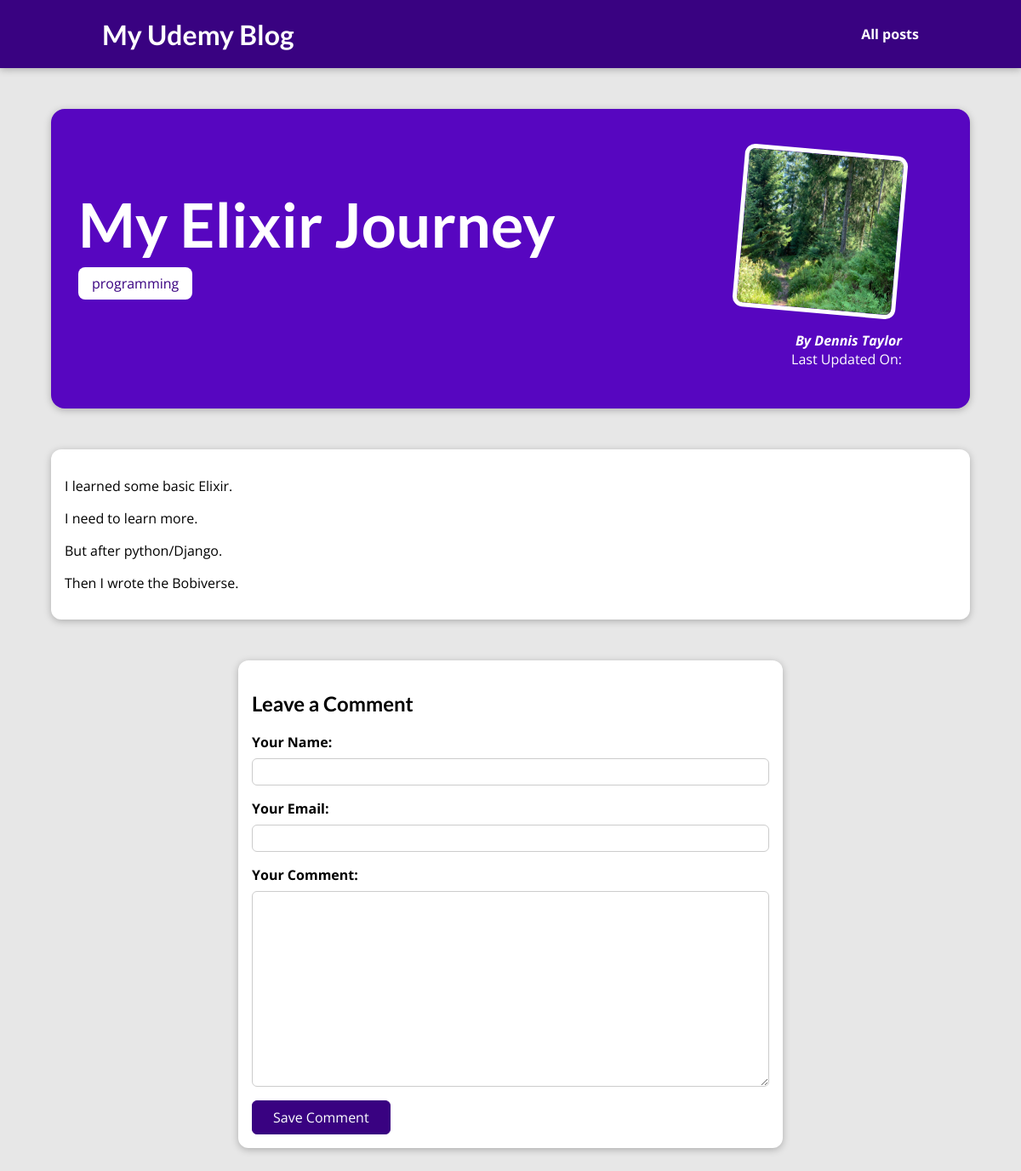
Page /blog/posts/my-elixir-journey/ on the committed database.
### blog/models.py (models this page shows, shortened)
class Post(models.Model):
    title = models.CharField(max_length=150)
    slug = models.SlugField(max_length=150, unique=True, db_index=True)
    image = models.ImageField(upload_to="posts", null=True)
    date = models.DateField(auto_now=True)
    excerpt = models.TextField()  # could just be a longer CharField
    content = models.TextField()
    author = models.ForeignKey(Author, on_delete=models.CASCADE, related_name="posts")
    tags = models.ManyToManyField(Tag, related_name="posts")

class Tag(models.Model):
    caption = models.CharField(max_length=50)

class Author(models.Model):
    first_name = models.CharField(max_length=150, null=True)
    last_name = models.CharField(max_length=150)
    email = models.EmailField()
    def __str__(self):
        return self.full_name()
    def full_name(self):
        return " ".join([self.first_name, self.last_name])

### blog/views.py (the view, shortened to what this page needs)
# urls.py: path("posts/<slug:slug>/", views.PostDetailView.as_view(), name="post_detail"),
class PostDetailView(View):
    def get(self, request, slug=None):
        post = Post.objects.get(slug=slug)
        context = {
            "post": post,
            "comment_form": CommentForm(),
        }
        return render(request, "blog/post-detail.html", context)

### blog/forms.py
class CommentForm(forms.ModelForm):
    class Meta:
        model = Comment
        fields = ["user_name", "user_email", "text"]
        labels = {
            "user_name": "Your Name",
            "user_email": "Your Email",
            "text": "Your Comment",
        }

### blog/templates/blog/post-detail.html (shortened to what this page needs)
{% extends "base.html" %}
{% load static %}
{% block stylesheets %}
    <link rel="stylesheet" href="{% static "blog/post-detail.css" %}">
{% endblock %}
{% block content %}
    <section id="summary">
        <h2>{{ post.title }}</h2>
        <div>
            {% for tag in post.tags.all %}
                <span class="tag">{{ tag.caption }}</span>
            {% endfor %}
        </div>
        <article>
            <img src="{{ post.image.url }}" alt="{{ post.title }}">
            <address>By <a href="mailto:{{ post.author.email }}">{{ post.author }}</a></address>
            <div>Last Updated On:
            </div>
        </article>
    </section>
    <main>
        <p>{{ post.content|linebreaks }}</p>
    </main>
    <section id="comment-form">
        <h2>Leave a Comment</h2>
        <form action="{% url "post_detail" post.slug %}" method="POST">
            {% for field in comment_form %}
                <div class="form-control">
                    {{ field.label_tag }}
                    {{ field }}
                </div>
            {% endfor %}
            <button type="submit">Save Comment</button>
        </form>
    </section>
{% endblock %}

### static/app.css (style rules this page uses)
* { box-sizing: border-box; }
html { font-family: 'Open Sans', 'Lato', sans-serif; }
body { margin: 0; }
h1, h2, h3 { font-family: 'Lato', sans-serif; font-weight: bold; }

### blog/static/blog/post-detail.css (style rules this page uses)
body { background-color: #e7e7e7; }
#summary { margin: 8rem auto 3rem auto; padding: 2rem; width: 90%; max-width: 90rem; border-radius: 16px; background-color: #5706c0; position: relative; box-shadow: 0 2px 8px rgba(0, 0, 0, 0.25); height: 22rem; }
#summary h2 { color: white; font-size: 4.5rem; margin-bottom: 1rem; }
#summary article { position: absolute; top: 2rem; right: 3rem; padding: 1rem 2rem; border-radius: 12px; text-align: right; color: white; }
#summary article img { width: 12rem; height: 12rem; border-radius: 12px; transform: rotateZ(5deg); border: 5px solid white; margin-bottom: 1rem; }
#summary address { font-weight: bold; }
#summary a { color: white; text-decoration: none; }
main { width: 90%; max-width: 90rem; margin: 3rem auto; background-color: white; padding: 1rem; border-radius: 12px; box-shadow: 0 2px 8px rgba(0, 0, 0, 0.25); }
.tag { background-color: white; color: #390281; padding: 0.5rem 1rem; border-radius: 8px; }
#comment-form { margin: 3rem auto; width: 90%; max-width: 40rem; border-radius: 12px; background-color: white; box-shadow: 0 2px 8px rgba(0, 0, 0, 0.25); padding: 1rem; }
#comment-form button { font: inherit; background-color: #390281; color: white; border: 1px solid #390281; padding: 0.5rem 1.5rem; border-radius: 6px; cursor: pointer; }
.form-control { margin-bottom: 1rem; }
.form-control label { font-weight: bold; margin-bottom: 0.5rem; display: block; }
.form-control input, .form-control textarea { display: block; width: 100%; font: inherit; padding: 0.25rem; border-radius: 6px; border: 1px solid #ccc; }

### rows in the picture
Post: title "My Elixir Journey", image (picture), author "Dennis Taylor", content "I learned some basic Elixir. I need to learn more. But after python/Django. Then I wrote the Bobiverse."
Tag: caption "programming"

### other values in the picture
{{ field.label_tag }} "Your Name:" "Your Email:" "Your Comment:"
